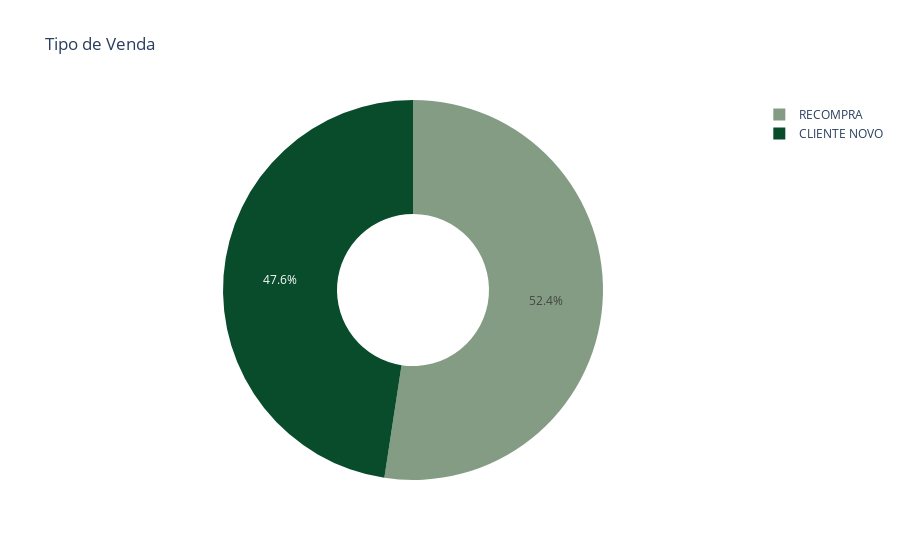

Write notebook code for a chart like this one.
### Code cell
fig = px.pie(df[df['Vendedor'].isin(tipos)], values='Total', names='Vendedor', title='Tipo de Venda', 
             hole=.4, color='Vendedor', color_discrete_map=cores_vendedor )
fig.show()

### Figure 1 — Plotly figure (JSON) as saved in the notebook; plotly's stock layout.template omitted (floating-point values rounded to 4 significant figures; data arrays with more than 128 entries replaced by an {"elided": "..."} marker saying what was removed)
{"data": [{"customdata": {"elided": "1719x1 str values"}, "domain": {"x": [0, 1], "y": [0, 1]}, "hole": 0.4, "hovertemplate": "Vendedor=%{customdata[0]}<br>Total=%{value}<extra></extra>", "labels": {"elided": "1719 str values"}, "legendgroup": "", "marker": {"colors": {"elided": "1719 str values"}}, "name": "", "showlegend": true, "type": "pie", "values": {"elided": "1719 float values"}}], "layout": {"autosize": true, "legend": {"tracegroupgap": 0}, "title": {"text": "Tipo de Venda"}}}
